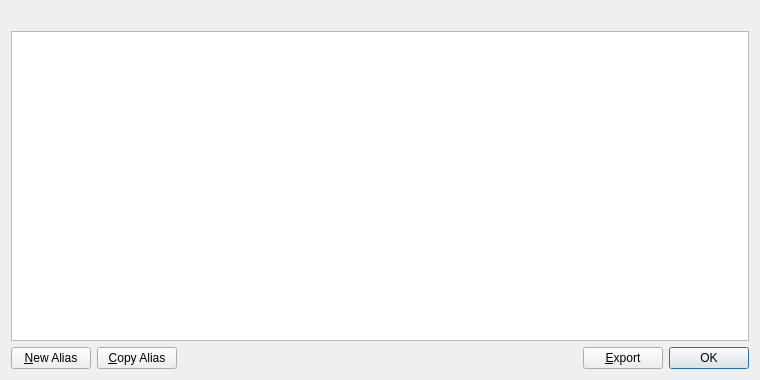
<?xml version="1.0" encoding="UTF-8"?>
<ui version="4.0">
 <class>AliasListPage</class>
 <widget class="QWidget" name="AliasListPage">
  <property name="geometry">
   <rect>
    <x>0</x>
    <y>0</y>
    <width>760</width>
    <height>380</height>
   </rect>
  </property>
  <property name="windowTitle">
   <string>Aliases</string>
  </property>
  <layout class="QVBoxLayout" name="verticalLayout">
   <item>
    <widget class="QLabel" name="labelExplanation">
     <property name="textFormat">
      <enum>Qt::PlainText</enum>
     </property>
     <property name="wordWrap">
      <bool>true</bool>
     </property>
    </widget>
   </item>
   <item>
    <widget class="QTableView" name="tableView">
     <property name="contextMenuPolicy">
      <enum>Qt::CustomContextMenu</enum>
     </property>
     <property name="toolTip">
      <string>Double-click to edit alias or label</string>
     </property>
     <property name="tabKeyNavigation">
      <bool>false</bool>
     </property>
     <property name="alternatingRowColors">
      <bool>true</bool>
     </property>
     <property name="selectionMode">
      <enum>QAbstractItemView::SingleSelection</enum>
     </property>
     <property name="selectionBehavior">
      <enum>QAbstractItemView::SelectRows</enum>
     </property>
     <property name="sortingEnabled">
      <bool>true</bool>
     </property>
     <attribute name="verticalHeaderVisible">
      <bool>false</bool>
     </attribute>
    </widget>
   </item>
   <item>
    <layout class="QHBoxLayout" name="horizontalLayout">
     <item>
      <widget class="QPushButton" name="newAlias">
       <property name="toolTip">
        <string>Create a new alias</string>
       </property>
       <property name="text">
        <string>&amp;New Alias</string>
       </property>
       <property name="icon">
        <iconset resource="../bitcoin.qrc">
         <normaloff>:/icons/add</normaloff>:/icons/add</iconset>
       </property>
      </widget>
     </item>
     <item>
      <widget class="QPushButton" name="copyAlias">
       <property name="toolTip">
        <string>Copy the currently selected alias to the system clipboard</string>
       </property>
       <property name="text">
        <string>&amp;Copy Alias</string>
       </property>
       <property name="icon">
        <iconset resource="../bitcoin.qrc">
         <normaloff>:/icons/editcopy</normaloff>:/icons/editcopy</iconset>
       </property>
      </widget>
     </item>
     <item>
      <spacer name="horizontalSpacer">
       <property name="orientation">
        <enum>Qt::Horizontal</enum>
       </property>
       <property name="sizeHint" stdset="0">
        <size>
         <width>40</width>
         <height>20</height>
        </size>
       </property>
      </spacer>
     </item>
     <item>
      <widget class="QPushButton" name="exportButton">
       <property name="toolTip">
        <string>Export the data in the current tab to a file</string>
       </property>
       <property name="text">
        <string>&amp;Export</string>
       </property>
       <property name="icon">
        <iconset resource="../bitcoin.qrc">
         <normaloff>:/icons/export</normaloff>:/icons/export</iconset>
       </property>
      </widget>
     </item>
     <item>
      <widget class="QDialogButtonBox" name="buttonBox">
       <property name="sizePolicy">
        <sizepolicy hsizetype="Maximum" vsizetype="Fixed">
         <horstretch>0</horstretch>
         <verstretch>0</verstretch>
        </sizepolicy>
       </property>
       <property name="standardButtons">
        <set>QDialogButtonBox::Ok</set>
       </property>
      </widget>
     </item>
    </layout>
   </item>
  </layout>
 </widget>
 <resources>
  <include location="../bitcoin.qrc"/>
 </resources>
 <connections/>
</ui>
